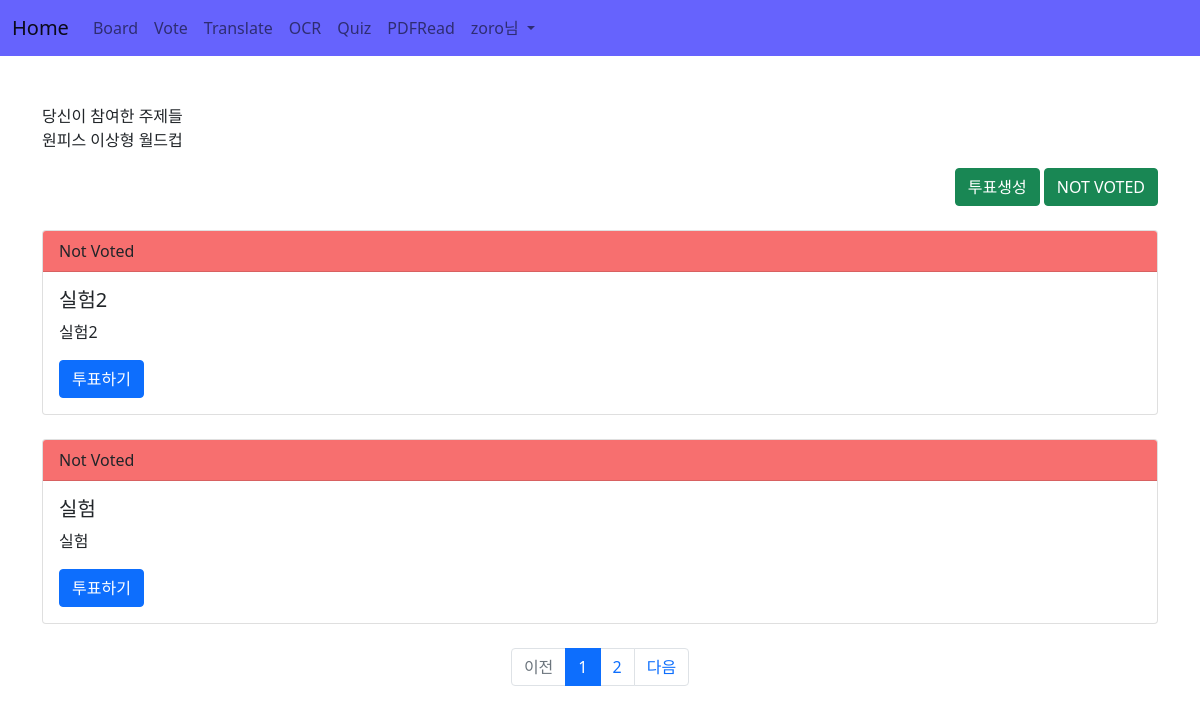
Screenshot of /vote/ (signed in) with the database file from the repository.
### acc/models.py (models this page shows)
class User(AbstractUser):
    userpic = models.ImageField(upload_to="usr/%y", blank=True)
    nickname = models.CharField(max_length=30, blank=True)
    comment = models.TextField(blank=True)
    point = models.IntegerField(default=0)
    pass

### vote/models.py (models this page shows)
class Topic(models.Model):
    subject = CharField(max_length=100)
    writer = CharField(max_length=100)
    writer_pic = ImageField()
    comment = TextField()
    voter = ManyToManyField(User, blank=True)
    c_time = DateTimeField(null=True)
    def __str__(self):
        return self.subject

### vote/views.py (the view)
# urls.py: path('', views.index, name="index"),
def index(request):
    page = request.GET.get("page", 1)
    t = Topic.objects.order_by("-c_time")
    pag = Paginator(t, 2)
    obj = pag.get_page(page)
    context = {
        "con" : obj
    }
    return render(request, "vote/index.html", context=context)

### template/vote/index.html
{% extends 'base.html' %}
{% block content %}
{% load mathfilters %}
<div class="container mb-3 mt-5">
    당신이 참여한 주제들
    <p>
        {% for i in user.topic_set.all %}
            {{ i }}
        {% endfor %}
    </p>
    <div class="text-end">
        <a href="{% url 'vote:create' %}"><button class="btn btn-success">투표생성</button></a>
        <a href="{% url 'vote:create' %}"><button class="btn btn-success">NOT VOTED</button></a>
    </div>
    {% for i in con %}
        <div class="card mt-4 mb-4">
            {% if user in i.voter.all %}
                <div class="card-header" style="background-color: rgb(93, 115, 240);">
                    Voted √
                </div>
            {% else %}
                <div class="card-header" style="background-color: rgb(247, 111, 111);">
                    Not Voted
                </div>
            {% endif %}
            <div class="card-body">
                <h5 class="card-title">{{ i.subject }}</h5>
                <p class="card-text">{{ i.comment }}</p>
                <a href="{% url 'vote:detail' i.id %}" class="btn btn-primary">투표하기</a>
            </div>
        </div>
    {% endfor %}
    <nav aria-label="Page navigation example">
        <ul class="pagination justify-content-center">
            {% if con.has_previous %}
                <li class="page-item">
                    <a class="page-link" href="{% url 'vote:index' %}?page={{con.previous_page_number}}">이전</a>
                </li>
            {% else %}
                <li class="page-item disabled">
                    <a class="page-link">이전</a>
                </li>
            {% endif %}
            {% for i in con.paginator.page_range %}
                {% if i >= con.number|add:-2 and i <= con.number|add:2 %}
                    {% if i == con.number %}
                        <li class="page-item active"><a class="page-link" href="{% url 'vote:index' %}?page={{i}}">{{i}}</a></li>
                    {% else %}
                        <li class="page-item"><a class="page-link" href="{% url 'vote:index' %}?page={{i}}">{{i}}</a></li>
                    {% endif %}
                {% endif %}
            {% endfor %}
            {% if con.has_next %}
                <li class="page-item">
                    <a class="page-link" href="{% url 'vote:index' %}?page={{ con.next_page_number }}">다음</a>
                </li>
            {% else %}
                <li class="page-item disabled">
                    <a class="page-link">다음</a>
                </li>
            {% endif %}
        </ul>
    </nav>
</div>
{% endblock %}

### template/base.html (shortened to what this page needs)
<!doctype html>
<html lang="en">
<head>
    <link href="https://cdn.jsdelivr.net/npm/bootstrap@5.1.1/dist/css/bootstrap.min.css" rel="stylesheet">
</head>
<body>
    {% if request.user.is_authenticated %}
    <nav class="navbar navbar-expand-lg navbar-light" style="background-color: #3c38fdc7;">
        <div class="container-fluid">
        <a class="navbar-brand" href="{% url 'acc:index' %}">Home</a>
        <div class="collapse navbar-collapse" id="navbarNavDropdown">
            <ul class="navbar-nav">
                <li class="nav-item">
                    <a class="nav-link" href="{% url 'board:index' %}">Board</a>
                </li>
                <li class="nav-item">
                    <a class="nav-link" href="{% url 'vote:index' %}">Vote</a>
                </li>
                <li class="nav-item">
                    <a class="nav-link" href="{% url 'trans:index' %}">Translate</a>
                </li>
                <li class="nav-item">
                    <a class="nav-link" href="{% url 'ocr:index' %}">OCR</a>
                </li>
                <li class="nav-item">
                    <a class="nav-link" href="{% url 'quiz:index' %}">Quiz</a>
                </li>
                <li class="nav-item">
                    <a class="nav-link" href="{% url 'pdfread:index' %}">PDFRead</a>
                </li>
                <li class="nav-item dropdown">
                    <a class="nav-link dropdown-toggle" href="#" id="navbarDropdown" role="button" data-bs-toggle="dropdown" aria-expanded="false">
                    {{ user.username }}님
                    </a>
                </li>
            </ul>
        </div>
        </div>
    </nav>
    {% block content %}
    {% endblock %}
    {% endif %}
</body>
</html>

### rows the page displays
User: username "zoro"
Topic: subject "원피스 이상형 월드컵"
Topic: shows "Not Voted", subject "실험2", comment "실험2"
Topic: shows "Not Voted", subject "실험", comment "실험"

### other values shown
{{ i }} "1"
{{ i }} "2"
